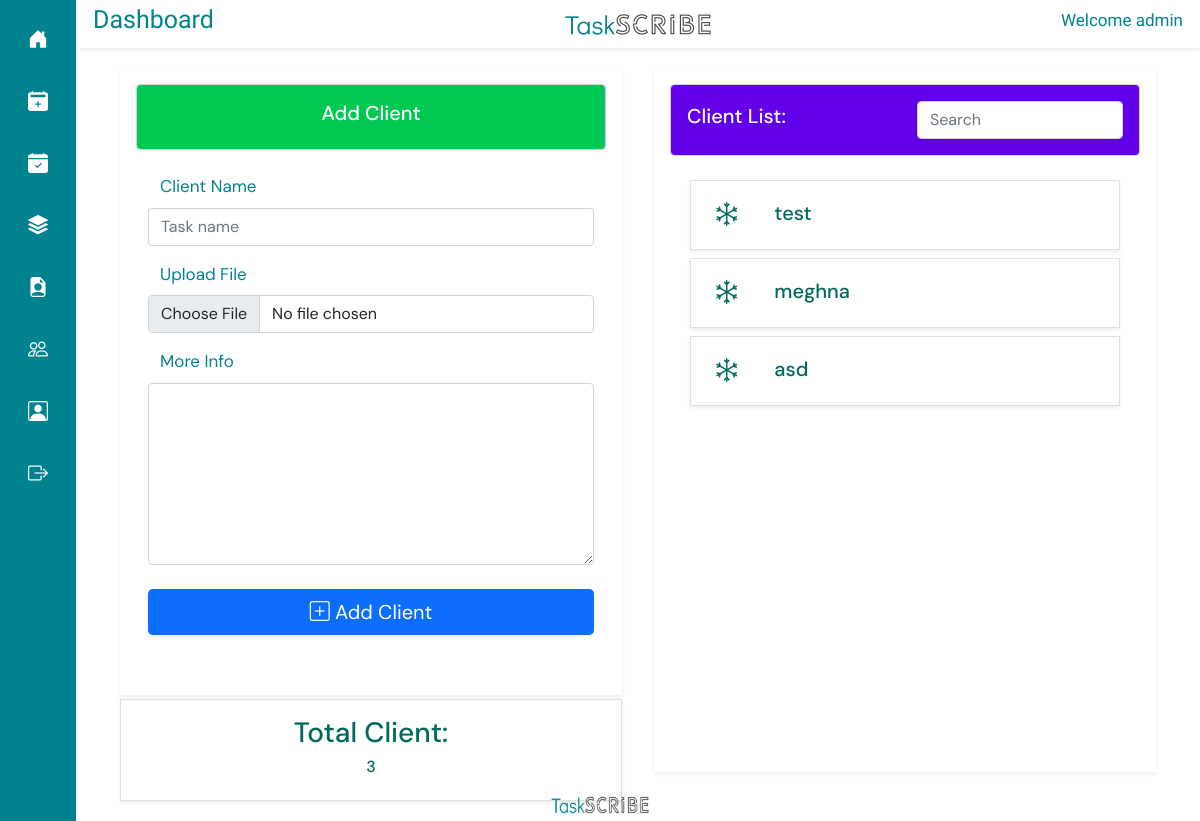
The page /add_client/ (signed in) on the database its author committed.
### taskapp/models.py (models this page shows, shortened)
class CustomUser(AbstractUser):
    ROLE_CHOICES = (
        ('admin', 'Admin'),
        ('general', 'General'),
    )
    role = models.CharField(max_length=10, choices=ROLE_CHOICES, default='general')

class Client(models.Model):
    name = models.CharField(max_length=100)
    description = models.TextField(max_length=500, null=True)
    file = models.FileField(upload_to='documetns/')
    original_filename = models.CharField(max_length=255)
    uploaded_at = models.DateTimeField(auto_now_add=True)

### taskapp/views.py (the view)
# urls.py: path('add_client/', add_client, name="add_client"),
@login_required(login_url="/login/")
def add_client(request):
    daten = date.today()
    docs = Client.objects.all().order_by('-id')
    userall = CustomUser.objects.get(id=request.user.id)
    client_list = Client.objects.all()
    cnum = Client.objects.all().count()
    if request.user.is_authenticated and request.user.role == 'admin':
        if request.method == 'POST' and request.FILES.get('file'):
            name = request.POST['name']
            description = request.POST['description']
            try:
                client = Client.objects.get(name=name)
                print(client.uploaded_at)
                messages.error(request, "Client name alrady exist")
                return render(request, "client_list.html", {
                    "docs" : docs, "user" : userall, "clnum" : cnum
                    })
            except Client.DoesNotExist:
                uploaded_file = request.FILES['file']
                original_filename = uploaded_file.name
                new_file = Client(name=name, file=uploaded_file, original_filename=original_filename, description=description)
                timestamp = timezone.now().strftime('%Y%m%d%H%M%S')
                file_extension = os.path.splitext(original_filename)[-1]
                new_filename = f"{timestamp}{file_extension}"
                new_file.file.name = os.path.join('client_Files', new_filename)
                new_file.save()
                return redirect('add_client')
    else:
        messages.error(request, "You do not have permission.")
    return render(request, "client_list.html", {
        "docs" : docs, "clnum" : cnum, "user" : userall
        } )

### templates/client_list.html (shortened to what this page needs)
{% extends 'base.html' %}
{% load static %}
{% block titlecontent %}
<div class="row shadow-sm align-items-center" style=" margin-top: 0px; padding: 5px;  color: #00838f;">
    <div class="col">
        <h2 style="font-family: Didact Gothic; text-align: left; font-size: 25px;">Dashboard</h2>
    </div>
    <div class="col align-items-center text-center">
        <img src="{% static 'img/logof.png' %}" width="150px" height="25px" alt="">
    </div>
    <div class="col align-items-center">
        <h2 style="font-family: Didact Gothic; text-align: right; font-size: 17px;">Welcome {{ user.username }}</h2>
    </div>
</div>
{% endblock %}
{% block content %}
<div class="row p-2 m-2">
    <div class="col-md-6 ">
        <div class="row shadow-sm m-1">
            <div class="col-12 p-3">
                <div class="text-center p-3  form-control" style="background-color: #00C853; color: #fff;">
                    <h5>Add Client</h5>
                </div>
                <form class="cs-form " method="post" style="background-color: white;  padding-bottom: 20px;"
                    enctype="multipart/form-data" >
                    <div class="p-3">
                        <div class="row ">
                            <div class="col">
                                <div class="row  p-2">
                                    <label for="client" class="form-label" style="color: #00838f;">Client Name</label>
                                    <input type="text" class="form-control" id="task" placeholder="Task name"
                                        name="name" required>
                                </div>
                                <div class="row p-2">
                                    <label for="file" class="form-label" style="color: #00838f;">Upload File</label>
                                    <input class="form-control" type="file" name="file" accept="*" required>
                                </div>
                                <div class="row p-2">
                                    <label for="client" class="form-label" style="color: #00838f;">More Info</label>
                                    <textarea class="form-control" name="description" id="" rows="7"></textarea>
                                </div>
                                <div class="row mt-2 p-2">
                                    {% if user.role == 'admin' %}
                                    <button type="submit" class="btn btn-lg btn-primary w-100 shadow-sm"
                                        style=" border: none; font-family: DM Sans;" >
                                        <i class="bi bi bi-plus-square"></i> Add Client</button>
                                    {% else %}
                                    <button type="submit" class="btn btn-lg btn-primary w-100 shadow-sm"
                                    style=" border: none; font-family: DM Sans;" disabled>
                                    <i class="bi bi bi-plus-square"></i> Add Client</button>
                                    {% endif %}
                                </div>
                            </div>
                        </div>
                    </div>
                </form>
            </div>
        </div>
        <div class="card py-3 m-1 shadow-sm" style="border-radius: 0;">
            <div class="row  align-items-center">
                <div class="col" style="text-align: center;">
                    <h3> Total Client:</h3>
                    <h6>{{ clnum }}</h6>
                </div>
            </div>
        </div>
    </div>
    <div class="col-md-6">
        <div class="row shadow-sm m-1">
            <div class="col-12 p-3">
                <div class="p-3 form-control" style="background-color: #6200EA; color: #fff;">
                    <div class="row align-items-center">
                        <div class="col">
                            <h5>Client List:</h5>
                        </div>
                        <div class="col">
                            <input class="form-control" type="text" id="searchInput" placeholder="Search">
                        </div>
                    </div>
                </div>
                <div class="container-fluid "
                    style="border-bottom: #00838f; border-radius: 0; height: 75vh; overflow-y: auto; padding-bottom: 5vh;">
                    <div class="row p-2 mt-2" id="cardList">
                        {% for clnt in docs %}
                        <div class="card mt-2 py-3 show-client shadow-sm" style=" border-radius: 0;"
                            data-bs-toggle="modal" data-bs-target="#clientModal" data-client-id="{{ clnt.id }}"
                            style="background-color: #FAFAFA; border-radius: 0; box-shadow: 0 1px 3px rgba(0,0,0,0.12), 0 1px 2px rgba(0,0,0,0.24);">
                            <div class="row align-items-center" style="text-align: center;">
                                <div class="col-2">
                                    <i class="bi bi-snow fs-4"></i>
                                </div>
                                <div class="col-10" style="text-align: left;">
                                    <h6 class=" pt-1 " style="font-size: 20px;">
                                        {{clnt.name}}
                                    </h6>
                                </div>
                            </div>
                        </div>
                        {% endfor %}
                    </div>
                </div>
            </div>
        </div>
    </div>
</div>
{% endblock %}

### templates/base.html (style rules this page uses)
body { font-family: 'DM Sans'; font-size: 17px; background-color: #fff ; color: #00695c; }

### rows shown on the page
CustomUser: username "admin"
Client: name "test"
Client: name "meghna"
Client: name "asd"

### other values the page prints
{{ clnum }} "3"
